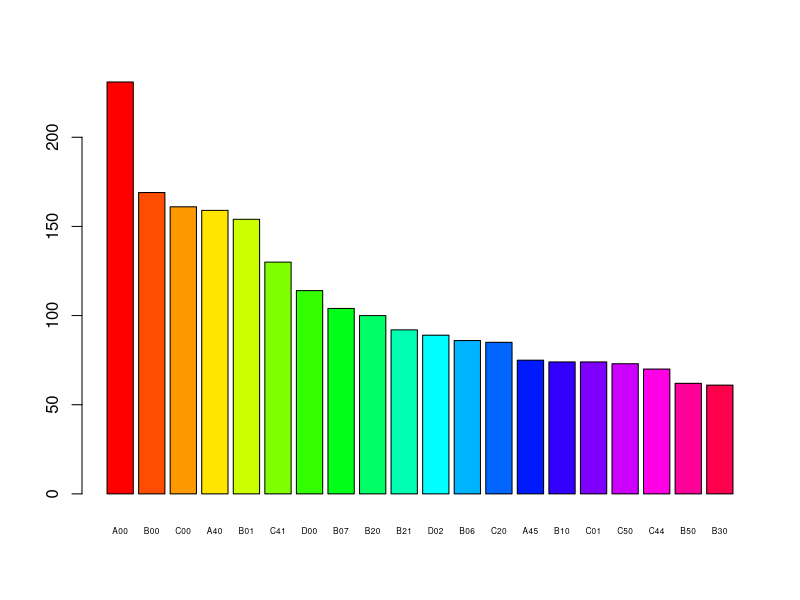
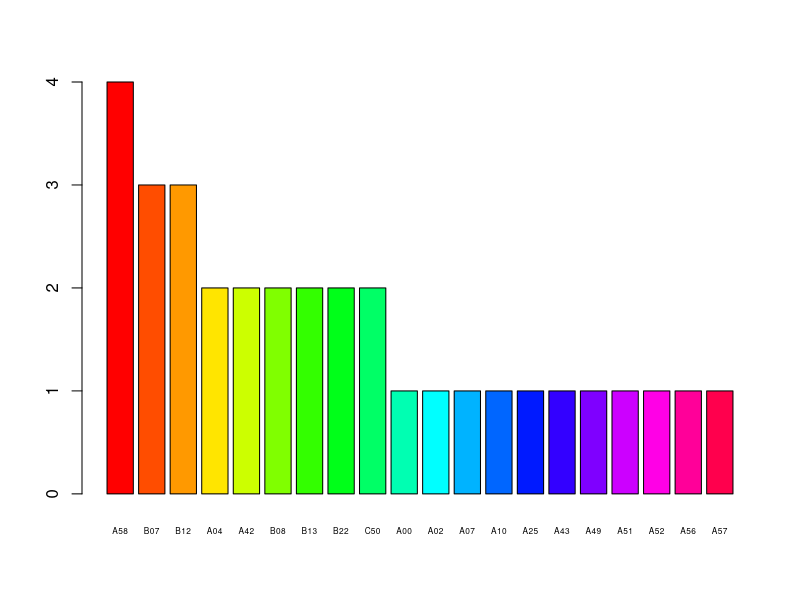

These charts were generated, in order, by the following R code:
eco <- read.csv("eco.csv", header=T)
eco.table <- table(eco$ECO)
eco.table <- sort(eco.table, decreasing=T)
barplot(eco.table[1:20], col=rainbow(20), cex.names=0.5)
readline("Hit <Enter> to see the next plot")

elo.mean <- (mean(eco$WhiteElo) + mean(eco$BlackElo))/2

## Choose above average players
print(elo.mean)
eco.above <- eco[eco$WhiteElo > 2000, ]$ECO
eco.above <- table(eco.above)
eco.above <- sort(eco.above, decreasing=T)
barplot(eco.above[1:20], col=rainbow(20), cex.names=0.5)
